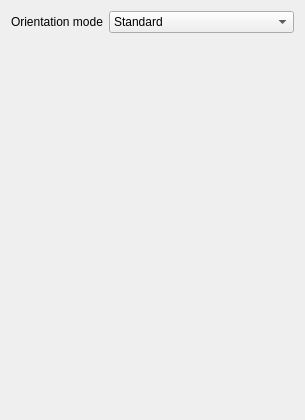
<?xml version="1.0" encoding="UTF-8"?>
<ui version="4.0">
 <class>PartDesignGui::TaskPipeOrientation</class>
 <widget class="QWidget" name="PartDesignGui::TaskPipeOrientation">
  <property name="geometry">
   <rect>
    <x>0</x>
    <y>0</y>
    <width>305</width>
    <height>420</height>
   </rect>
  </property>
  <property name="windowTitle">
   <string>Form</string>
  </property>
  <layout class="QVBoxLayout" name="verticalLayout_3">
   <item>
    <layout class="QHBoxLayout" name="horizontalLayout">
     <item>
      <widget class="QLabel" name="label_2">
       <property name="text">
        <string>Orientation mode</string>
       </property>
      </widget>
     </item>
     <item>
      <widget class="QComboBox" name="comboBoxMode">
       <property name="sizePolicy">
        <sizepolicy hsizetype="Expanding" vsizetype="Fixed">
         <horstretch>0</horstretch>
         <verstretch>0</verstretch>
        </sizepolicy>
       </property>
       <item>
        <property name="text">
         <string>Standard</string>
        </property>
       </item>
       <item>
        <property name="text">
         <string>Fixed</string>
        </property>
       </item>
       <item>
        <property name="text">
         <string>Frenet</string>
        </property>
       </item>
       <item>
        <property name="text">
         <string>Auxiliary</string>
        </property>
       </item>
       <item>
        <property name="text">
         <string>Binormal</string>
        </property>
       </item>
      </widget>
     </item>
    </layout>
   </item>
   <item>
    <widget class="QStackedWidget" name="stackedWidget">
     <property name="currentIndex">
      <number>0</number>
     </property>
     <widget class="QWidget" name="standard"/>
     <widget class="QWidget" name="fixed"/>
     <widget class="QWidget" name="frenet"/>
     <widget class="QWidget" name="auxiliary">
      <layout class="QVBoxLayout" name="verticalLayout_2">
       <item>
        <widget class="QCheckBox" name="curvelinear">
         <property name="text">
          <string>Curvelinear equivalence</string>
         </property>
        </widget>
       </item>
       <item>
        <widget class="QGroupBox" name="groupBox">
         <property name="title">
          <string>Profile</string>
         </property>
         <layout class="QVBoxLayout" name="verticalLayout">
          <item>
           <layout class="QHBoxLayout" name="horizontalLayout_2">
            <item>
             <widget class="QToolButton" name="buttonProfileBase">
              <property name="text">
               <string>Object</string>
              </property>
              <property name="checkable">
               <bool>true</bool>
              </property>
             </widget>
            </item>
            <item>
             <widget class="QLineEdit" name="profileBaseEdit"/>
            </item>
           </layout>
          </item>
          <item>
           <layout class="QHBoxLayout" name="horizontalLayout_4">
            <item>
             <widget class="QToolButton" name="buttonRefAdd">
              <property name="enabled">
               <bool>true</bool>
              </property>
              <property name="sizePolicy">
               <sizepolicy hsizetype="Expanding" vsizetype="Fixed">
                <horstretch>0</horstretch>
                <verstretch>0</verstretch>
               </sizepolicy>
              </property>
              <property name="text">
               <string>Add Edge</string>
              </property>
              <property name="checkable">
               <bool>true</bool>
              </property>
              <property name="checked">
               <bool>false</bool>
              </property>
             </widget>
            </item>
            <item>
             <widget class="QToolButton" name="buttonRefRemove">
              <property name="sizePolicy">
               <sizepolicy hsizetype="Expanding" vsizetype="Fixed">
                <horstretch>0</horstretch>
                <verstretch>0</verstretch>
               </sizepolicy>
              </property>
              <property name="text">
               <string>Remove Edge</string>
              </property>
              <property name="checkable">
               <bool>true</bool>
              </property>
             </widget>
            </item>
           </layout>
          </item>
          <item>
           <widget class="QListWidget" name="listWidgetReferences"/>
          </item>
         </layout>
        </widget>
       </item>
      </layout>
     </widget>
     <widget class="QWidget" name="binormal">
      <layout class="QVBoxLayout" name="verticalLayout_4">
       <item>
        <widget class="QLabel" name="label_5">
         <property name="text">
          <string>Set the constant binormal vector used to calculate the profiles orientation</string>
         </property>
         <property name="wordWrap">
          <bool>true</bool>
         </property>
        </widget>
       </item>
       <item>
        <layout class="QFormLayout" name="formLayout">
         <property name="fieldGrowthPolicy">
          <enum>QFormLayout::ExpandingFieldsGrow</enum>
         </property>
         <property name="labelAlignment">
          <set>Qt::AlignLeading|Qt::AlignLeft|Qt::AlignVCenter</set>
         </property>
         <property name="formAlignment">
          <set>Qt::AlignRight|Qt::AlignTop|Qt::AlignTrailing</set>
         </property>
         <property name="horizontalSpacing">
          <number>20</number>
         </property>
         <item row="1" column="0">
          <widget class="QLabel" name="label">
           <property name="text">
            <string>X</string>
           </property>
          </widget>
         </item>
         <item row="2" column="0">
          <widget class="QLabel" name="label_3">
           <property name="text">
            <string>Y</string>
           </property>
          </widget>
         </item>
         <item row="3" column="0">
          <widget class="QLabel" name="label_4">
           <property name="text">
            <string>Z</string>
           </property>
          </widget>
         </item>
         <item row="1" column="1">
          <widget class="QDoubleSpinBox" name="doubleSpinBoxX">
           <property name="sizePolicy">
            <sizepolicy hsizetype="Expanding" vsizetype="Fixed">
             <horstretch>0</horstretch>
             <verstretch>0</verstretch>
            </sizepolicy>
           </property>
           <property name="minimum">
            <double>-99.000000000000000</double>
           </property>
          </widget>
         </item>
         <item row="2" column="1">
          <widget class="QDoubleSpinBox" name="doubleSpinBoxY">
           <property name="sizePolicy">
            <sizepolicy hsizetype="Expanding" vsizetype="Fixed">
             <horstretch>0</horstretch>
             <verstretch>0</verstretch>
            </sizepolicy>
           </property>
           <property name="minimum">
            <double>-99.000000000000000</double>
           </property>
          </widget>
         </item>
         <item row="3" column="1">
          <widget class="QDoubleSpinBox" name="doubleSpinBoxZ">
           <property name="sizePolicy">
            <sizepolicy hsizetype="Expanding" vsizetype="Fixed">
             <horstretch>0</horstretch>
             <verstretch>0</verstretch>
            </sizepolicy>
           </property>
           <property name="minimum">
            <double>-99.000000000000000</double>
           </property>
          </widget>
         </item>
        </layout>
       </item>
      </layout>
     </widget>
    </widget>
   </item>
  </layout>
 </widget>
 <resources/>
 <connections>
  <connection>
   <sender>comboBoxMode</sender>
   <signal>currentIndexChanged(int)</signal>
   <receiver>stackedWidget</receiver>
   <slot>setCurrentIndex(int)</slot>
   <hints>
    <hint type="sourcelabel">
     <x>241</x>
     <y>24</y>
    </hint>
    <hint type="destinationlabel">
     <x>176</x>
     <y>231</y>
    </hint>
   </hints>
  </connection>
 </connections>
</ui>
